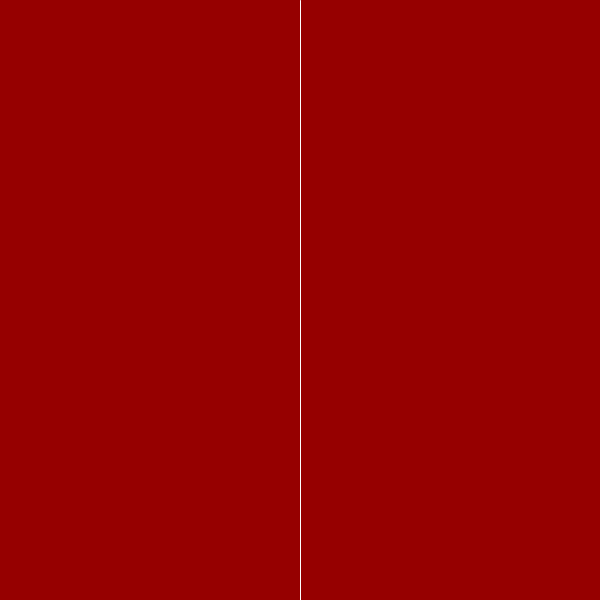
Frame 1 (no input)
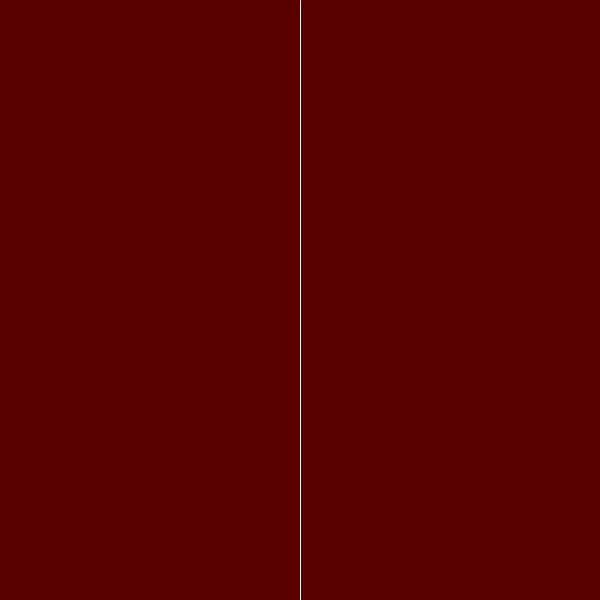
Frame 60 (the mouse pressed at the canvas centre just before this capture)
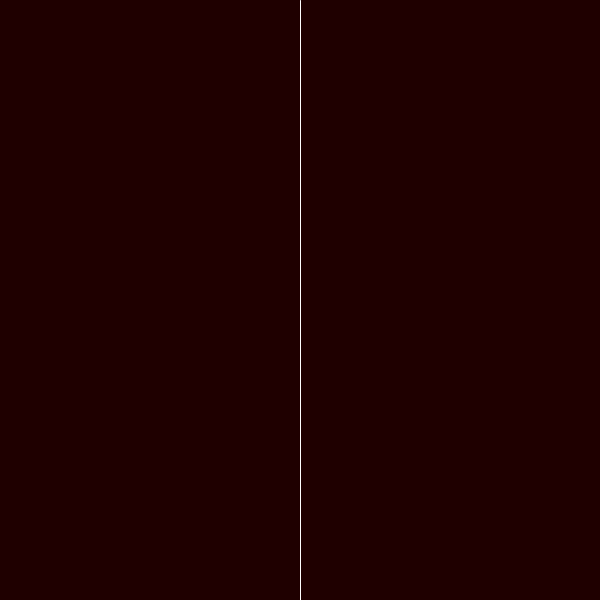
Frame 120 (the mouse held since frame 60 and released just before this capture)

The Processing sketch that drew these frames (run headless with seeded random() and noise(); from frame 60 on, the mouse is pressed at the canvas centre):

// Processing sketch: condizionali
// ── condizionali.pde
float r = 150,g=0,b=0;

void setup(){
  size(600,600);
}

void draw(){
  background(r,g,b);
  stroke(255);
  line(width/2,0,width/2,height);
  if(mouseX>width/2){
    r=r+1;
  }
  else{
    r=r-1;
  }
  r = constrain(r,0,255);
  //if(r>255)....
}
